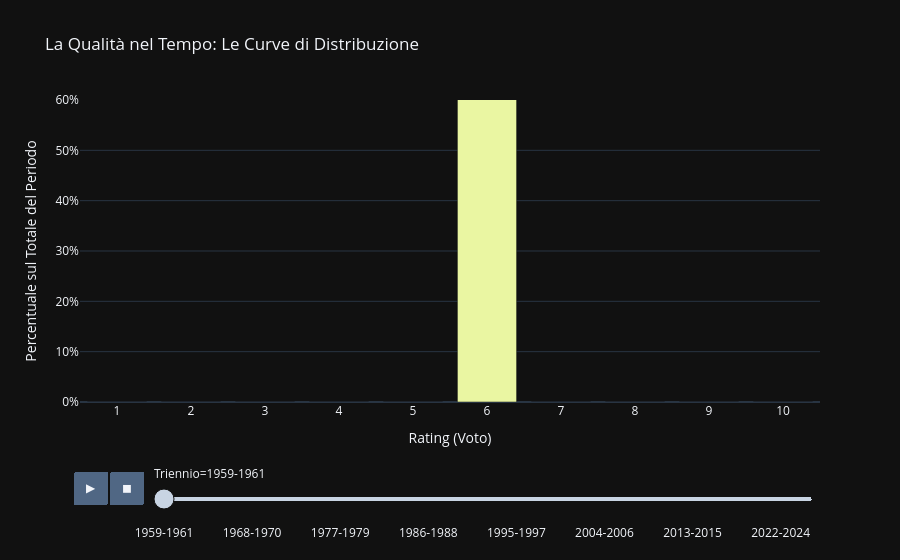

Source (notebook cell):
### Code cell
# --- Grafico 3 ---

# 1. Preparazione Dati
df_rating_evo = df.dropna(subset=['score', 'start_year']).copy()
df_rating_evo['start_year'] = df_rating_evo['start_year'].astype(int)
df_rating_evo['period'] = (df_rating_evo['start_year'] // 3 * 3) 
df_rating_evo['score_round'] = df_rating_evo['score'].round().astype(int)

# 2. Creazione Griglia Completa (Stabilità)
all_periods = sorted(df_rating_evo['period'].unique())
all_scores = list(range(1, 11))
idx = pd.MultiIndex.from_product([all_periods, all_scores], names=['period', 'score_round'])

raw_counts = df_rating_evo.groupby(['period', 'score_round']).size()
full_counts = raw_counts.reindex(idx, fill_value=0).reset_index(name='count')
full_counts['period_label'] = full_counts['period'].astype(str) + "-" + (full_counts['period'] + 2).astype(str)

# Calcolo Percentuali
period_totals = full_counts.groupby('period')['count'].transform('sum')
full_counts['percent'] = full_counts.apply(
    lambda x: x['count'] / period_totals[x.name] if period_totals[x.name] > 0 else 0, axis=1
)

# 3. Grafico Animato
fig_rating_anim = px.bar(
    full_counts,
    x='score_round',
    y='percent',
    animation_frame='period_label', 
    
    title='La Qualità nel Tempo: Le Curve di Distribuzione',
    labels={'score_round': 'Rating (Voto)', 'percent': 'Distribuzione', 'period_label': 'Triennio'},
    
    range_x=[0.5, 10.5], 
    range_y=[0, 0.6],    
    
    color='score_round', 
    range_color=[1, 10], 
    color_continuous_scale='RdYlGn',
    template='plotly_dark'
)

fig_rating_anim.update_layout(
    xaxis=dict(tickmode='linear', tick0=1, dtick=1), 
    yaxis_tickformat='.0%',
    yaxis_title="Percentuale sul Totale del Periodo",
    showlegend=False,
    coloraxis_showscale=False 
)

# VELOCITÀ AGGIORNATA: 750ms (25% più veloce rispetto ai 1000ms precedenti)
fig_rating_anim.layout.updatemenus[0].buttons[0].args[1]["frame"]["duration"] = 750
fig_rating_anim.show()

### Figure 1 — Plotly figure (JSON) as saved in the notebook; plotly's stock layout.template omitted (floating-point values rounded to 4 significant figures)
{"data": [{"hovertemplate": "Triennio=1959-1961<br>Rating (Voto)=%{marker.color}<br>Distribuzione=%{y}<extra></extra>", "legendgroup": "", "marker": {"color": [1, 2, 3, 4, 5, 6, 7, 8, 9, 10], "coloraxis": "coloraxis", "pattern": {"shape": ""}}, "name": "", "orientation": "v", "showlegend": false, "textposition": "auto", "type": "bar", "x": [1, 2, 3, 4, 5, 6, 7, 8, 9, 10], "xaxis": "x", "y": [0.0, 0.0, 0.0, 0.0, 0.0, 1.0, 0.0, 0.0, 0.0, 0.0], "yaxis": "y"}], "layout": {"barmode": "relative", "coloraxis": {"cmax": 10, "cmin": 1, "colorbar": {"title": {"text": "Rating (Voto)"}}, "colorscale": [[0, "rgb(165,0,38)"], [0.1, "rgb(215,48,39)"], [0.2, "rgb(244,109,67)"], [0.3, "rgb(253,174,97)"], [0.4, "rgb(254,224,139)"], [0.5, "rgb(255,255,191)"], [0.6, "rgb(217,239,139)"], [0.7, "rgb(166,217,106)"], [0.8, "rgb(102,189,99)"], [0.9, "rgb(26,152,80)"], [1, "rgb(0,104,55)"]], "showscale": false}, "legend": {"tracegroupgap": 0}, "showlegend": false, "sliders": [{"active": 0, "currentvalue": {"prefix": "Triennio="}, "len": 0.9, "pad": {"b": 10, "t": 60}, "steps": [{"args": [["1959-1961"], {"frame": {"duration": 0, "redraw": true}, "fromcurrent": true, "mode": "immediate", "transition": {"duration": 0, "easing": "linear"}}], "label": "1959-1961", "method": "animate"}, {"args": [["1962-1964"], {"frame": {"duration": 0, "redraw": true}, "fromcurrent": true, "mode": "immediate", "transition": {"duration": 0, "easing": "linear"}}], "label": "1962-1964", "method": "animate"}, {"args": [["1965-1967"], {"frame": {"duration": 0, "redraw": true}, "fromcurrent": true, "mode": "immediate", "transition": {"duration": 0, "easing": "linear"}}], "label": "1965-1967", "method": "animate"}, {"args": [["1968-1970"], {"frame": {"duration": 0, "redraw": true}, "fromcurrent": true, "mode": "immediate", "transition": {"duration": 0, "easing": "linear"}}], "label": "1968-1970", "method": "animate"}, {"args": [["1971-1973"], {"frame": {"duration": 0, "redraw": true}, "fromcurrent": true, "mode": "immediate", "transition": {"duration": 0, "easing": "linear"}}], "label": "1971-1973", "method": "animate"}, {"args": [["1974-1976"], {"frame": {"duration": 0, "redraw": true}, "fromcurrent": true, "mode": "immediate", "transition": {"duration": 0, "easing": "linear"}}], "label": "1974-1976", "method": "animate"}, {"args": [["1977-1979"], {"frame": {"duration": 0, "redraw": true}, "fromcurrent": true, "mode": "immediate", "transition": {"duration": 0, "easing": "linear"}}], "label": "1977-1979", "method": "animate"}, {"args": [["1980-1982"], {"frame": {"duration": 0, "redraw": true}, "fromcurrent": true, "mode": "immediate", "transition": {"duration": 0, "easing": "linear"}}], "label": "1980-1982", "method": "animate"}, {"args": [["1983-1985"], {"frame": {"duration": 0, "redraw": true}, "fromcurrent": true, "mode": "immediate", "transition": {"duration": 0, "easing": "linear"}}], "label": "1983-1985", "method": "animate"}, {"args": [["1986-1988"], {"frame": {"duration": 0, "redraw": true}, "fromcurrent": true, "mode": "immediate", "transition": {"duration": 0, "easing": "linear"}}], "label": "1986-1988", "method": "animate"}, {"args": [["1989-1991"], {"frame": {"duration": 0, "redraw": true}, "fromcurrent": true, "mode": "immediate", "transition": {"duration": 0, "easing": "linear"}}], "label": "1989-1991", "method": "animate"}, {"args": [["1992-1994"], {"frame": {"duration": 0, "redraw": true}, "fromcurrent": true, "mode": "immediate", "transition": {"duration": 0, "easing": "linear"}}], "label": "1992-1994", "method": "animate"}, {"args": [["1995-1997"], {"frame": {"duration": 0, "redraw": true}, "fromcurrent": true, "mode": "immediate", "transition": {"duration": 0, "easing": "linear"}}], "label": "1995-1997", "method": "animate"}, {"args": [["1998-2000"], {"frame": {"duration": 0, "redraw": true}, "fromcurrent": true, "mode": "immediate", "transition": {"duration": 0, "easing": "linear"}}], "label": "1998-2000", "method": "animate"}, {"args": [["2001-2003"], {"frame": {"duration": 0, "redraw": true}, "fromcurrent": true, "mode": "immediate", "transition": {"duration": 0, "easing": "linear"}}], "label": "2001-2003", "method": "animate"}, {"args": [["2004-2006"], {"frame": {"duration": 0, "redraw": true}, "fromcurrent": true, "mode": "immediate", "transition": {"duration": 0, "easing": "linear"}}], "label": "2004-2006", "method": "animate"}, {"args": [["2007-2009"], {"frame": {"duration": 0, "redraw": true}, "fromcurrent": true, "mode": "immediate", "transition": {"duration": 0, "easing": "linear"}}], "label": "2007-2009", "method": "animate"}, {"args": [["2010-2012"], {"frame": {"duration": 0, "redraw": true}, "fromcurrent": true, "mode": "immediate", "transition": {"duration": 0, "easing": "linear"}}], "label": "2010-2012", "method": "animate"}, {"args": [["2013-2015"], {"frame": {"duration": 0, "redraw": true}, "fromcurrent": true, "mode": "immediate", "transition": {"duration": 0, "easing": "linear"}}], "label": "2013-2015", "method": "animate"}, {"args": [["2016-2018"], {"frame": {"duration": 0, "redraw": true}, "fromcurrent": true, "mode": "immediate", "transition": {"duration": 0, "easing": "linear"}}], "label": "2016-2018", "method": "animate"}, {"args": [["2019-2021"], {"frame": {"duration": 0, "redraw": true}, "fromcurrent": true, "mode": "immediate", "transition": {"duration": 0, "easing": "linear"}}], "label": "2019-2021", "method": "animate"}, {"args": [["2022-2024"], {"frame": {"duration": 0, "redraw": true}, "fromcurrent": true, "mode": "immediate", "transition": {"duration": 0, "easing": "linear"}}], "label": "2022-2024", "method": "animate"}, {"args": [["2025-2027"], {"frame": {"duration": 0, "redraw": true}, "fromcurrent": true, "mode": "immediate", "transition": {"duration": 0, "easing": "linear"}}], "label": "2025-2027", "method": "animate"}], "x": 0.1, "xanchor": "left", "y": 0, "yanchor": "top"}], "title": {"text": "La Qualità nel Tempo: Le Curve di Distribuzione"}, "updatemenus": [{"buttons": [{"args": [null, {"frame": {"duration": 750, "redraw": true}, "fromcurrent": true, "mode": "immediate", "transition": {"duration": 500, "easing": "linear"}}], "label": "&#9654;", "method": "animate"}, {"args": [[null], {"frame": {"duration": 0, "redraw": true}, "fromcurrent": true, "mode": "immediate", "transition": {"duration": 0, "easing": "linear"}}], "label": "&#9724;", "method": "animate"}], "direction": "left", "pad": {"r": 10, "t": 70}, "showactive": false, "type": "buttons", "x": 0.1, "xanchor": "right", "y": 0, "yanchor": "top"}], "xaxis": {"anchor": "y", "domain": [0, 1], "dtick": 1, "range": [0.5, 10.5], "tick0": 1, "tickmode": "linear", "title": {"text": "Rating (Voto)"}}, "yaxis": {"anchor": "x", "domain": [0, 1], "range": [0, 0.6], "tickformat": ".0%", "title": {"text": "Percentuale sul Totale del Periodo"}}}}
